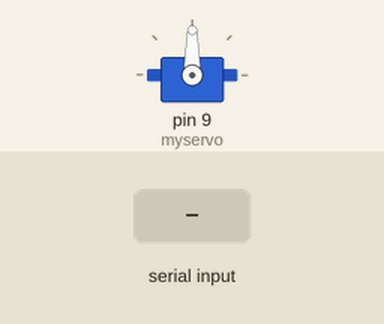
The sketch below on a simulated Arduino Uno, built with avr-gcc and run on an emulated ATmega328P. Shown: servo. The inputs (shaded band) are chosen by the test bench.

Above: at 1.2 s.
1.3 s: "1" received over the second serial link
At 1.7 s:
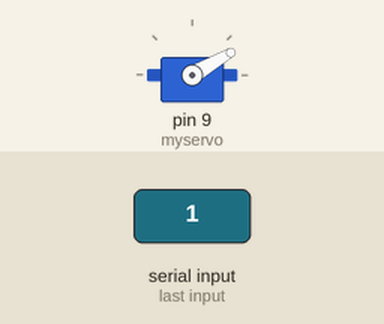
At 3.7 s:
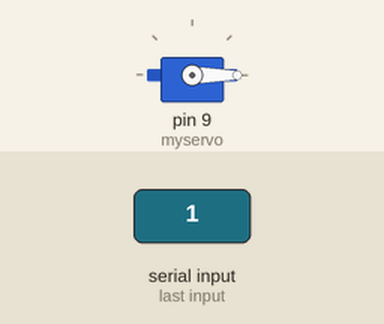
Timing chart, 0 to 5.2 s (numbered marks = the images above; inputs shaded):
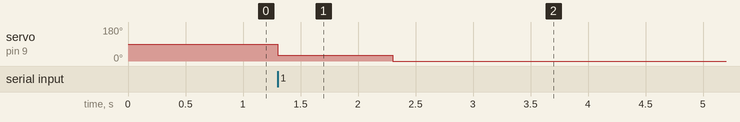

The sketch:

04.light_controller.ino
```cpp
#include<SoftwareSerial.h>
#include<Servo.h>
#define BT_RX 8
#define BT_TX 7
SoftwareSerial bluetooth(BT_RX, BT_TX);
Servo myservo;

void setup() {
  Serial.begin(9600);
  bluetooth.begin(9600);
  myservo.attach(9);
}

void loop() {
  if(bluetooth.available()) {
    char data = bluetooth.read();
    if(data == '1') {
      myservo.write(30);
      delay(1000);
      myservo.write(0);
      delay(1000);
    }
  }
}
```

Measured:
- after the input at 1.3 s, servo on pin 9 (myservo): 90° → 30° at once, → 0° 1.0 s later
